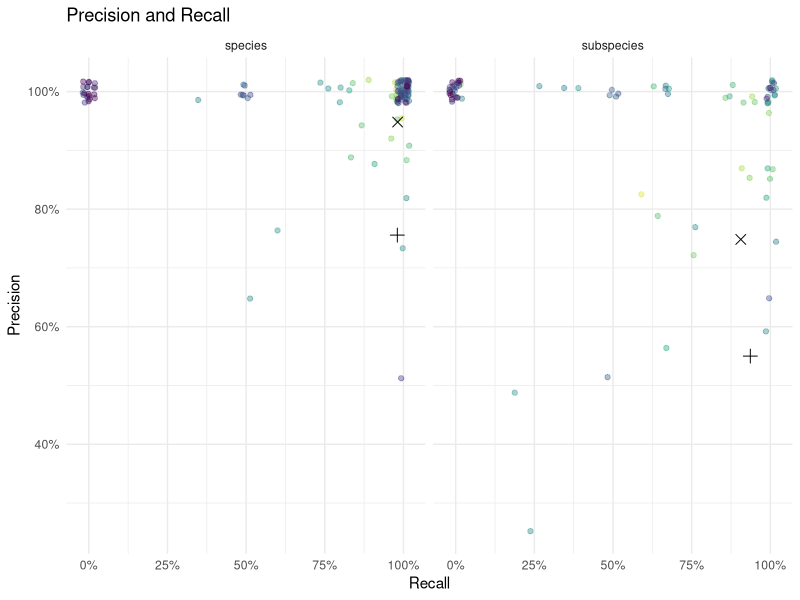
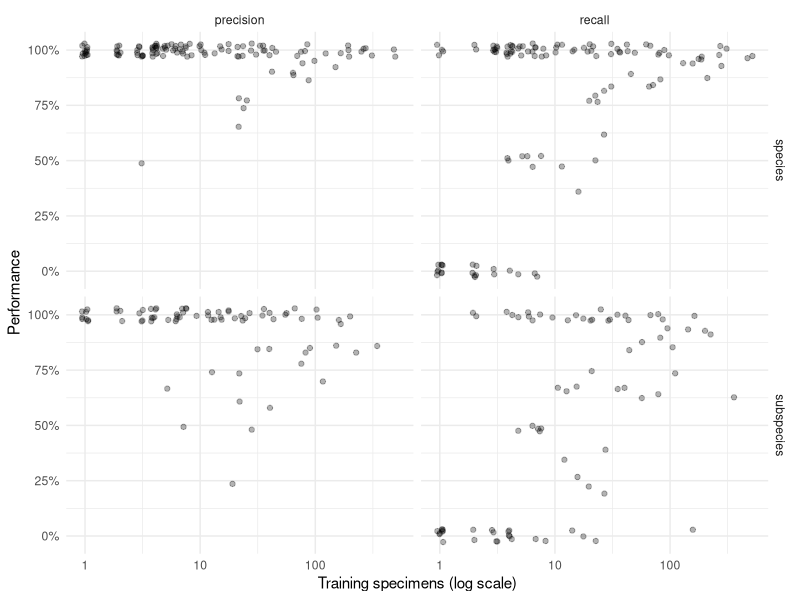
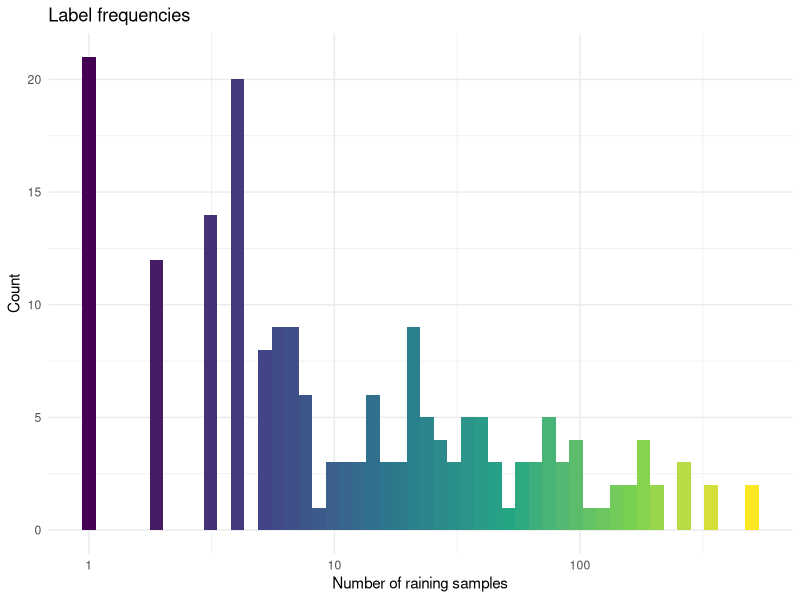
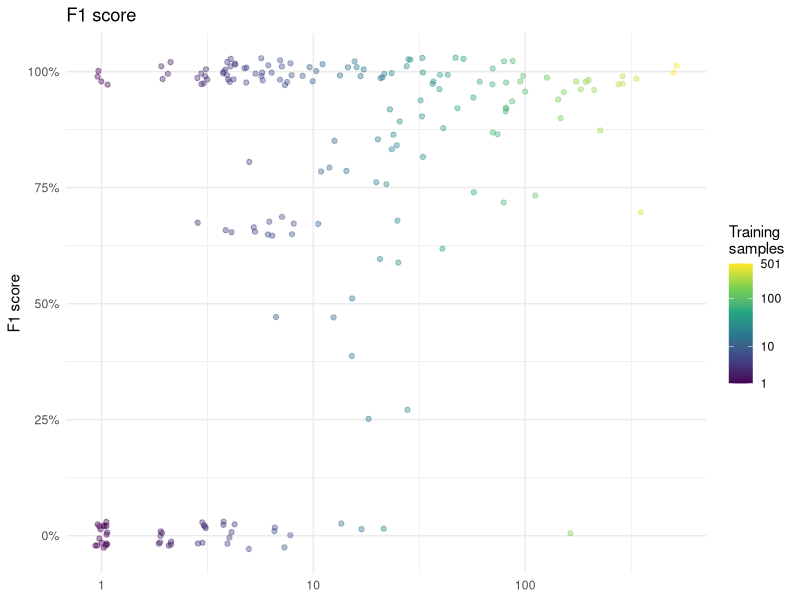
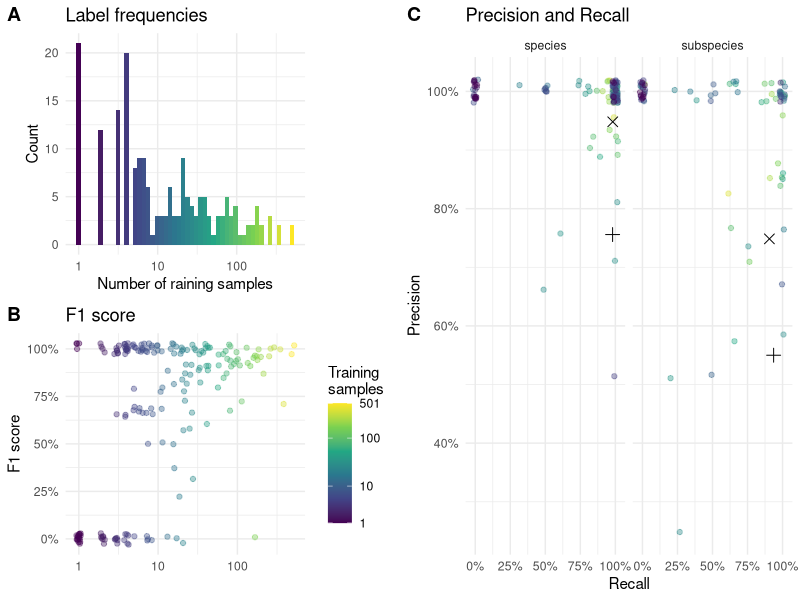
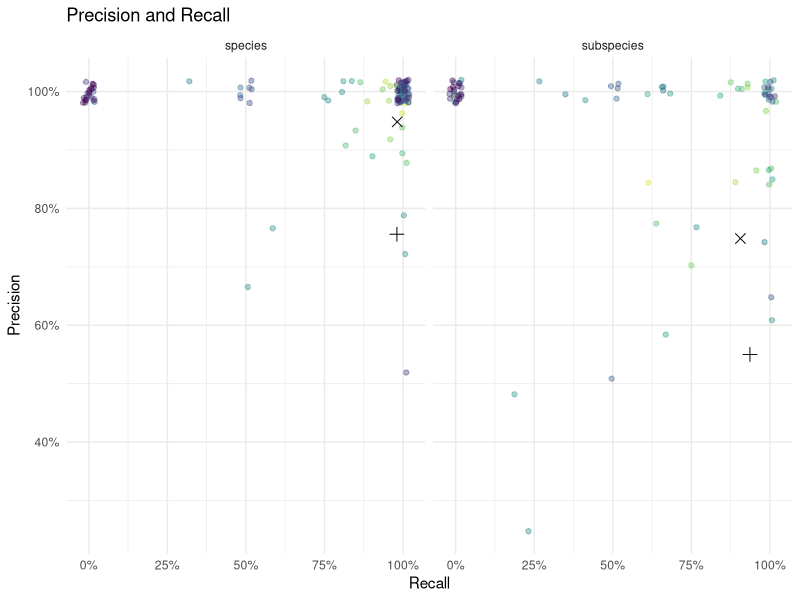
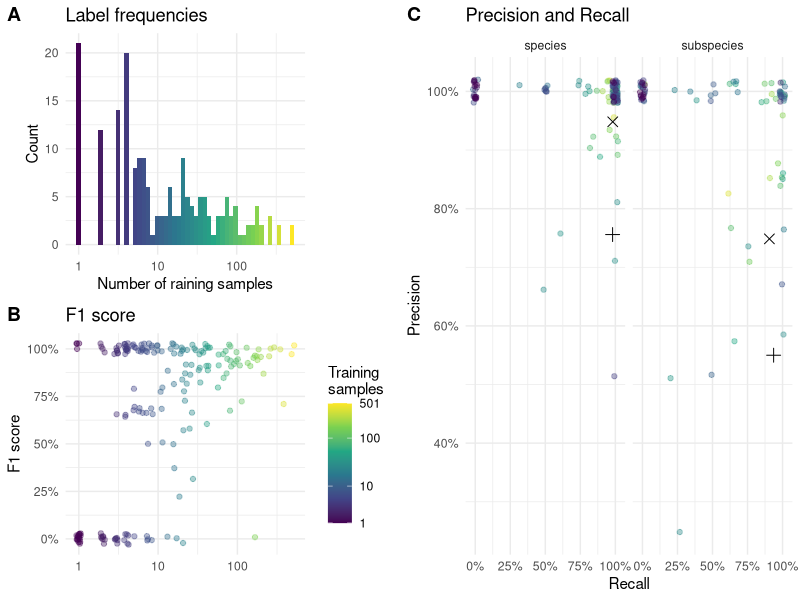
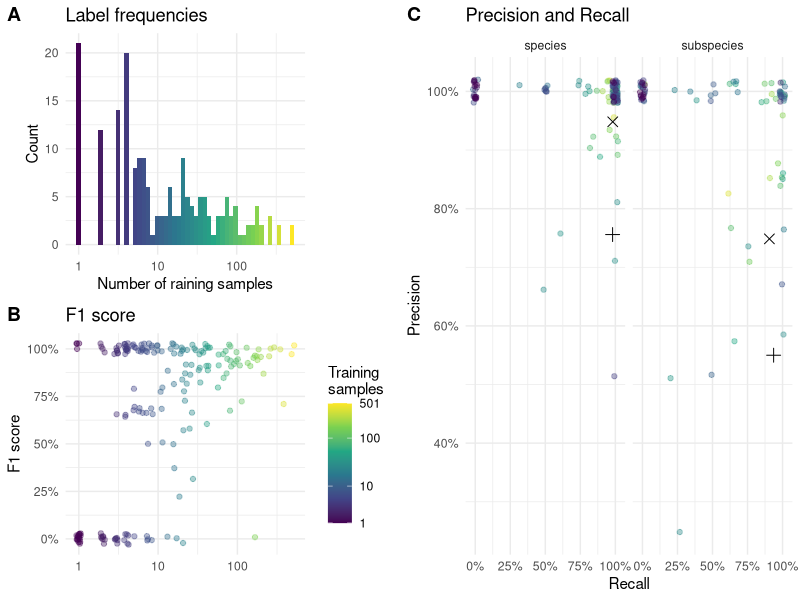

These figures' R source, in order:
## ---- chunk 1
library(tidyverse)
library(ggthemes)
library(cowplot)

# Load and process model performance results
performance_data <- read_csv("test_results.csv") %>% 
  mutate(
    # Convert percentages to proportions for mathematical analysis
    across(starts_with('micro'), ~ .x / 100),
    # Classify taxonomic level based on naming convention
    # Subspecies contain underscores (e.g., "repanda_repanda"), species do not (e.g., "sexguttata")
    taxonomic_level = if_else(str_detect(Term, "_"), "subspecies", "species"),
    micro_precision = ifelse(true_positives == 0 & false_positives == 0,1,micro_precision),
    f1 = true_positives/(true_positives+(false_positives + false_negatives)/2)
  ) %>%
  # Rename columns for clarity
  rename(
    taxon = Term,
    precision = micro_precision,
    recall = micro_recall,
    training_specimens = N_train,
    test_specimens = N
  )



# Display data structure
glimpse(performance_data)
## ---- chunk 2
# Helper function to calculate both weighted and unweighted averages
calculate_averages <- function(data, group_var) {
  data %>%
    group_by({{ group_var }}) %>%
    summarise(
      # Equal weight per taxon
      precision_equal = mean(precision, na.rm = TRUE),
      recall_equal = mean(recall, na.rm = TRUE),
      # Weight by training specimen count
      precision_weighted = weighted.mean(precision, training_specimens, na.rm = TRUE),
      recall_weighted = weighted.mean(recall, training_specimens, na.rm = TRUE),
      .groups = 'drop'
    )
}

# Calculate averages by taxonomic level
summary_stats <- calculate_averages(performance_data, taxonomic_level)

# Reshape for visualization (following original working approach)
plot_averages <- summary_stats %>%
  pivot_longer(cols = -taxonomic_level, names_to = 'metric') %>%
  mutate(
    weighted = str_detect(metric, '_weighted'),
    metric_clean = str_replace(metric, '^(.+?)_(equal|weighted)$', '\\1')
  ) %>%
  select(-metric) %>%
  pivot_wider(names_from = metric_clean, values_from = value) %>%
  mutate(
    weighting_type = case_when(
      weighted == FALSE ~ "Equal taxa",
      weighted == TRUE ~ "Weighted by specimens"
    )
  )

print("Summary Statistics by Taxonomic Level:")
print(summary_stats)
## ---- chunk 3
# Prepare data for main precision-recall scatter plot
plot_data <- performance_data %>%
  arrange(desc(training_specimens))

# Create precision-recall scatter plot
precision_recall_plot <- ggplot() +
  # Individual taxa points colored by training set size
  geom_jitter(
    data = plot_data,
    aes(y = precision, x = recall, color = training_specimens),
    width = 0.02, height = 0.02, alpha = 0.4
  ) +
  # Overlay summary averages as distinct shapes
  geom_point(
    data = plot_averages,
    aes(x = precision, y = recall, shape = weighted),
    size = 3
  ) +
  # Customize scales and appearance
  scale_shape_manual(
    values = c(3, 4),
    name = 'Averaging',
    labels = c("taxa", 'specimens'),
    guide = 'none'
  ) + 
  scale_color_viridis_c(
    trans = 'log10',
    name = "Specimens\nin training",
    breaks = c(1, 10, 100, max(plot_data$training_specimens)),
    guide = 'none'
  ) +
  ggtitle("Precision and Recall") +
  scale_x_continuous(labels = scales::percent) +
  scale_y_continuous(labels = scales::percent) +
  theme_minimal() +
  ylab("Precision") +
  xlab("Recall") +
  facet_grid(~ taxonomic_level)

# Display the plot
print(precision_recall_plot)
## ---- chunk 4
ggsave(
  filename = 'taxonomy_metrics.pdf',
  plot = precision_recall_plot,
  device = 'pdf',
  width = 7,
  height = 3,
  units = 'in',
  useDingbats = FALSE
)
## ---- chunk 5
# Prepare data for training size analysis
training_size_data <- performance_data %>%
  arrange(desc(training_specimens)) %>%
  pivot_longer(
    cols = c("precision", "recall"),
    names_to = "metric",
    values_to = "value"
  )

# Create scatter plot showing performance vs training size
training_size_plot <- ggplot(training_size_data) +
  geom_jitter(
    aes(x = training_specimens, y = value),
    width = 0.03, height = 0.03, alpha = 0.3
  ) +
  scale_x_log10() +
  scale_y_continuous(labels = scales::percent) +
  theme_minimal() +
  xlab("Training specimens (log scale)") +
  ylab("Performance") +
  facet_grid(taxonomic_level ~ metric)

# Display the plot
print(training_size_plot)
## ---- chunk 6
# Calculate some key statistics for interpretation
species_count <- sum(performance_data$taxonomic_level == "species")
subspecies_count <- sum(performance_data$taxonomic_level == "subspecies")

cat("Dataset Overview:\n")
cat(sprintf("- Total taxa analyzed: %d\n", nrow(performance_data)))
cat(sprintf("- Species: %d (%.1f%%)\n", species_count, 100 * species_count / nrow(performance_data)))
cat(sprintf("- Subspecies: %d (%.1f%%)\n", subspecies_count, 100 * subspecies_count / nrow(performance_data)))

cat("\nPerformance Summary:\n")
for (level in c("species", "subspecies")) {
  level_data <- summary_stats %>% filter(taxonomic_level == level)
  cat(sprintf("\n%s:\n", str_to_title(level)))
  cat(sprintf("- Equal-weighted precision: %.1f%%\n", 100 * level_data$precision_equal))
  cat(sprintf("- Equal-weighted recall: %.1f%%\n", 100 * level_data$recall_equal))
  cat(sprintf("- Specimen-weighted precision: %.1f%%\n", 100 * level_data$precision_weighted))
  cat(sprintf("- Specimen-weighted recall: %.1f%%\n", 100 * level_data$recall_weighted))
}
## ---- chunk 7
dist_plot = ggplot(plot_data) +
  geom_histogram(aes(x=training_specimens, fill=after_stat(x)), bins=50) +
  scale_fill_viridis_c(trans="log1p",guide = 'none') + 
  scale_x_log10() +
  theme_minimal() +
  ylab("Count") +
  xlab("Number of raining samples") +
  ggtitle("Label frequencies")

dist_plot
## ---- chunk 8
f1_plot = ggplot(plot_data) +
  geom_jitter(aes(x=training_specimens,y=f1, color=training_specimens),width=0.03,height=.03,alpha=0.4) +
  scale_x_log10() +
  scale_y_continuous(labels = scales::percent) +
  scale_color_viridis_c(trans="log1p",breaks=c(1,10,100,501),name="Training\nsamples") + 
  theme_minimal() +
  xlab(NULL) +
  ylab("F1 score") +
  ggtitle("F1 score")

f1_plot
## ---- chunk 9
p = cowplot::plot_grid(cowplot::plot_grid(dist_plot,f1_plot,ncol=1,labels = "AUTO",align = 'hv',axis = 'lrtb'),precision_recall_plot,rel_widths = c(1,1),labels = c("","C"))
p
## ---- chunk 10
ggsave(
  filename = 'taxonomy_metrics.pdf',
  plot = p,
  device = 'pdf',
  width = 7,
  height = 3,
  units = 'in',
  useDingbats = FALSE
)

ggsave(
  filename = 'taxonomy_metrics.png',
  plot = p,
  device = 'png',
  width = 7,
  height = 3,
  units = 'in',
  dpi = 300  # High resolution for crisp appearance
)
## ---- chunk 11
performance_data %>% filter(taxon=="sylvicola")
